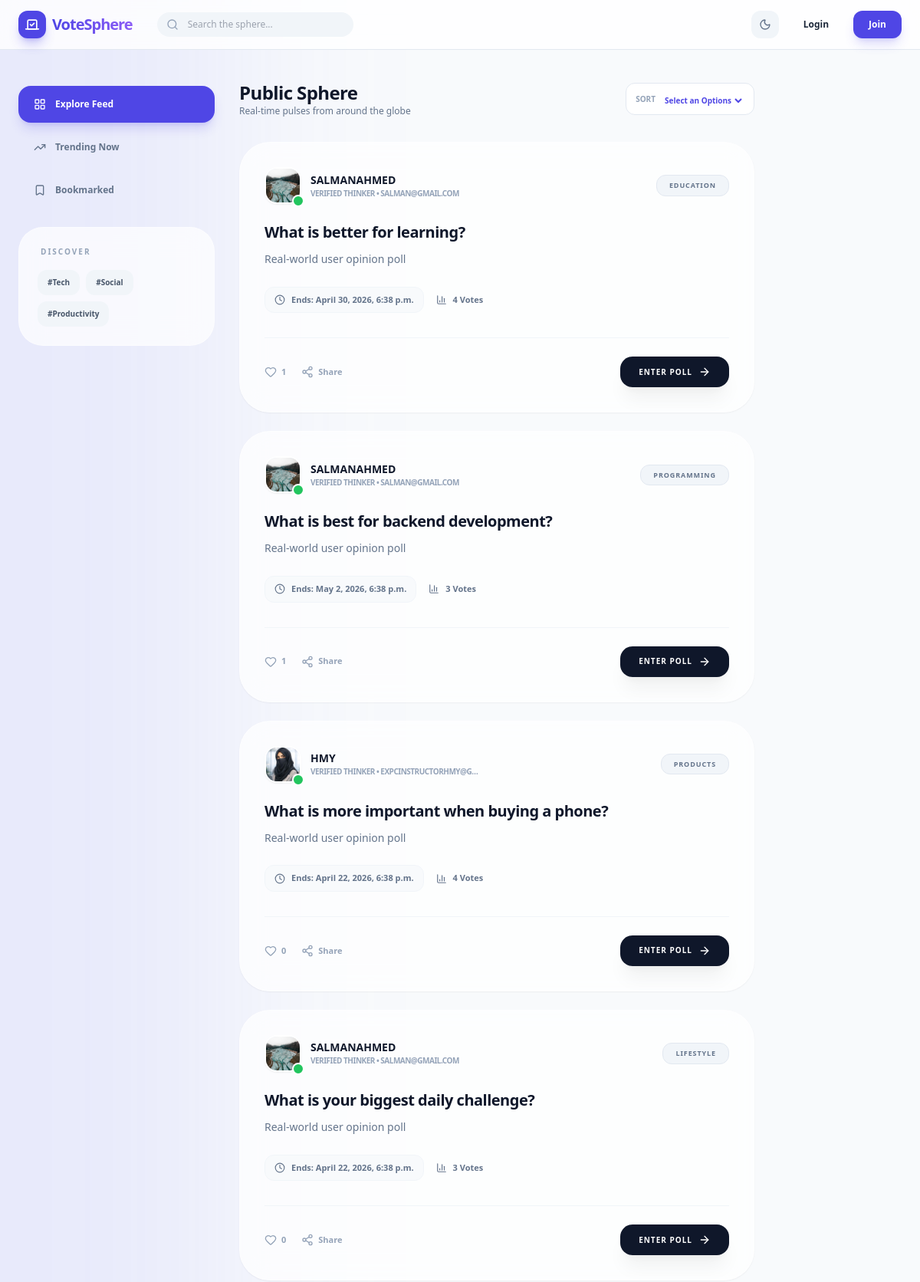
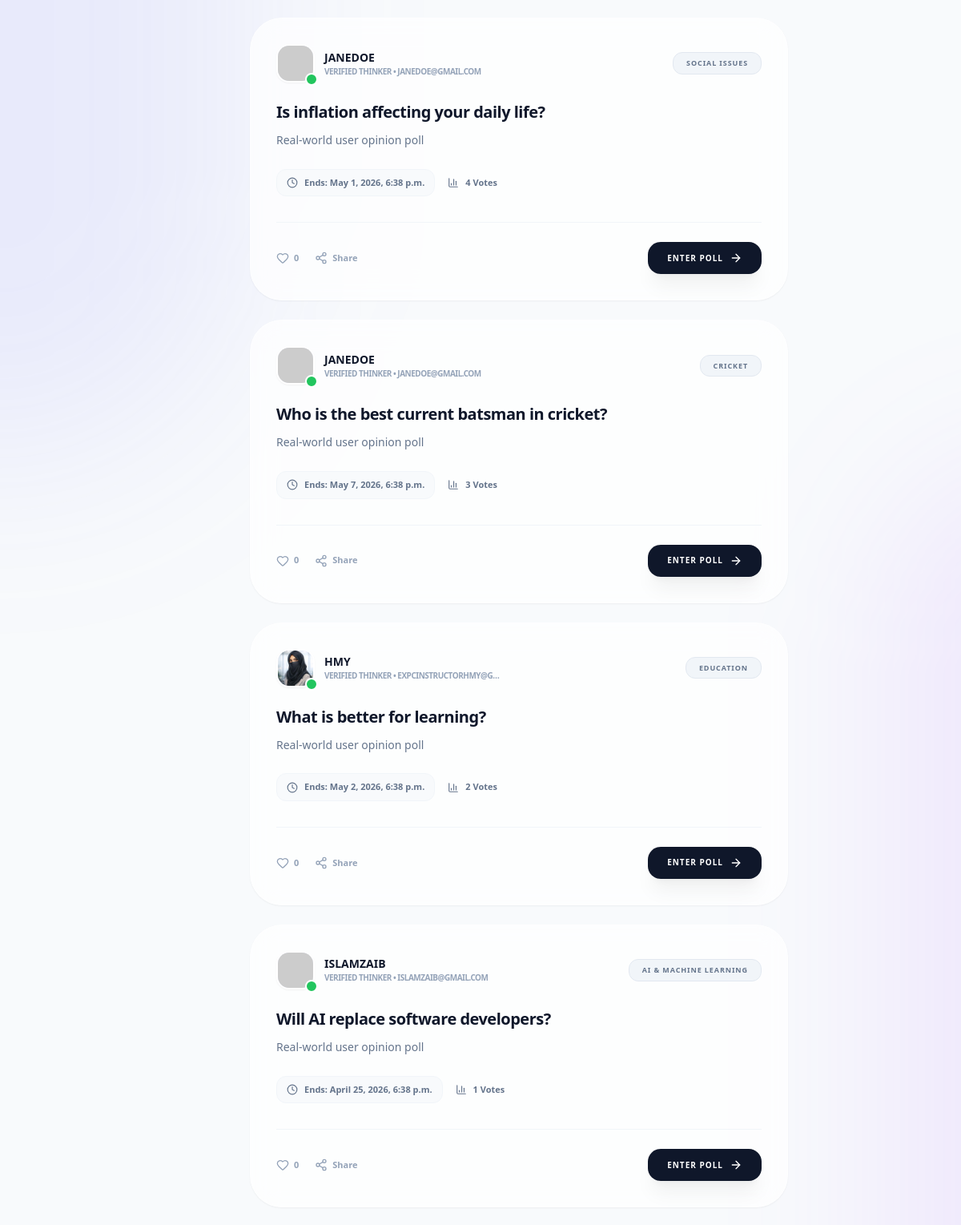
/ques/feeds (upper part), run on the app's committed database (2 pictures, top to bottom).
### questonaries/models.py (models this page shows)
class Question(models.Model):
    ques = models.TextField(null=False)
    q_desc = models.TextField(null=True)
    expiry = models.DateTimeField()
    hashtags = models.TextField(null=True)
    img = models.ImageField(
        upload_to='images/Ques_Covers/%Y/%m/%d/',
        validators=[FileExtensionValidator(
            allowed_extensions=['jpg','jpeg','png','webp', 'gif'],
            message="Only this image formates are allowed: jpg, jpeg, gif, png, webp.")],
          blank=True, null=True
        )
    u_id = models.ForeignKey(User,on_delete=models.CASCADE)
    cat_id = models.ForeignKey(Category,on_delete=models.PROTECT)
    created_at= models.DateTimeField(auto_now_add=True)

class Category(models.Model):
    category = models.CharField(max_length=200)

### users/models.py (models this page shows, shortened)
class UserProfile(models.Model):
    user_id = models.OneToOneField(User,on_delete=models.CASCADE,primary_key=True,related_name='profile')
    profile_picture = models.ImageField(
        upload_to='images/profile_pictures/%Y/%m/%d/',
        validators=[FileExtensionValidator(
            allowed_extensions=['jpg','jpeg','png','webp', 'gif'],
            message="Only this image formates are allowed: jpg, jpeg, gif, png, webp.")],
          blank=True, null=True
        )
    bio = models.TextField(blank=True, max_length=300)
    location = models.CharField(max_length=150, blank=True)
    birth_date = models.DateField(blank=True,null=True)
    created_at = models.DateTimeField(auto_now_add=True)
    uploaded_at = models.DateTimeField(auto_now_add=True)

### questonaries/views.py (the view, shortened to what this page needs)
def feed_view(req):
    hashtag = req.GET.get('hashtag')
    trend_q = req.GET.get('trend_q')
    search = req.GET.get('search')
    sort = req.GET.get('sort')
    user = req.user
    if user.is_authenticated:
        feeds = Question.objects.exclude(u_id=user)
    else:
        feeds = Question.objects.all()
    if search:
        feeds = feeds.filter(
            Q(ques__icontains=search) |
            Q(q_desc__icontains=search) |
            Q(hashtags__icontains=search)
        )
    if hashtag:
        feeds = feeds.filter(hashtags__icontains=hashtag.lower())
    if sort == 'popular':
        feeds = feeds.annotate(
            score=(
                Count('options__vote_click', distinct=True) * 3 +
                Count('postlikes', distinct=True) * 2 +
                Count('comments', distinct=True) * 2 +
                Count('comments__commentsreply', distinct=True)
            )
        ).order_by('-score')
    elif trend_q != "1":
        feeds = feeds.order_by('-created_at')
    ques_with_tags = Question.objects.exclude(hashtags__isnull=True).exclude(hashtags="")
    tags_list = []
    for q in ques_with_tags:
        tags = q.hashtags.split()
        for tag in tags:
            tags_list.append(tag.strip().lower())
    trending_tags = Counter(tags_list).most_common(5)
    feed_array = []
    for f in feeds:
        total_votes = Vote_Click.objects.filter(opt_id__q_id=f).count()
        likes = PostLikes.objects.filter(q_id=f.id).count()
        user_liked = False
        if user.is_authenticated:
            user_liked = PostLikes.objects.filter(
                q_id=f.id,
                user_id=user.id
            ).exists()
        feed_array.append({
            'ques_data': f,
            'ques_vote_count': total_votes,
            'likes': likes,
            'user_liked': user_liked
        })
    context = {
        'feeds': feed_array,
        'trending_tags': trending_tags
    }
    return render(req, "questionaries/Feed.html", context)

### questonaries/Templates/questionaries/Feed.html (shortened to what this page needs)
{% extends 'home/layout.html' %}
{% block content %}
<body class="bg-slate-50 dark:bg-slate-950 text-slate-800 dark:text-slate-200 transition-colors duration-500 min-h-screen font-sans flex flex-col">
    <div class="fixed inset-0 -z-10 overflow-hidden">
    </div>
    <header class="sticky top-0 z-40 bg-white/80 dark:bg-slate-950/80 backdrop-blur-xl border-b border-slate-200 dark:border-slate-800">
        <div class="max-w-7xl mx-auto px-4 sm:px-6 h-16 flex items-center justify-between">
            <div class="flex items-center gap-4 sm:gap-8">
                <a href="{% url 'home' %}" class="flex items-center gap-2 group">
                    <div class="bg-brand-600 p-2 rounded-xl text-white shadow-lg shadow-brand-600/30 transform group-hover:rotate-12 transition-transform">
                        <i data-lucide="vote" class="w-5 h-5"></i>
                    </div>
                    <span class="text-xl font-black tracking-tighter bg-gradient-to-r from-brand-600 to-violet-500 bg-clip-text text-transparent">
                    </span>
                </a>
                <form method="GET">
                    <div class="hidden md:flex relative group">
                        <i data-lucide="search" class="absolute left-3 top-1/2 -translate-y-1/2 w-4 h-4 text-slate-400"></i>
                        <input type="text" placeholder="Search the sphere..." name="search" class="bg-slate-100 dark:bg-slate-900 border-none rounded-2xl py-2 pl-10 pr-4 text-xs w-64 focus:ring-2 focus:ring-brand-600/20 transition-all outline-none">
                    </div>
                </form>
            </div>
            <div class="flex items-center gap-2 sm:gap-4">
                <button onclick="toggleTheme()" class="p-2.5 rounded-xl bg-slate-100 dark:bg-slate-900 text-slate-500 dark:text-slate-400 hover:text-brand-600 transition-all active:scale-90">
                    <i data-lucide="moon" class="w-4 h-4 block dark:hidden"></i>
                </button>
                {% if user.is_authenticated %}
                    <a href="{% url 'create-ques' %}" class="bg-brand-600 hover:bg-brand-700 text-white px-4 py-2.5 rounded-xl text-xs font-black flex items-center gap-2 transition-all shadow-lg shadow-brand-600/20 active:scale-95">
                        <i data-lucide="plus" class="w-4 h-4"></i>
                        <span class="hidden sm:inline">Create Poll</span>
                    </a>
                    <a href="{% url 'Logout' %}" class="bg-brand-600 text-white px-4 py-2 rounded-lg text-xs font-bold hover:bg-brand-700 shadow-md shadow-brand-600/30 transition active:scale-95">Logout</a>
                    <a href="{% url 'profile' %}">
                        <div class="w-8 h-8 rounded-full bg-gradient-to-tr from-brand-600 to-purple-500 p-0.5">
                            <img src="{% if user.profile.profile_picture %}{{user.profile.profile_picture.url}}{% else %}https://api.dicebear.com/7.x/avataaars/svg?seed={{request.user.username}}{% endif %}" class="w-full h-full rounded-full bg-white dark:bg-slate-900" alt="Avatar">
                        </div>
                    </a>
                {% else %}
                    <a href="{% url 'login' %}" class="hidden sm:block text-xs font-bold px-4 py-2 rounded-xl hover:bg-slate-100 dark:hover:bg-slate-900 transition-colors">Login</a>
                    <a href="{% url 'regis' %}" class="bg-brand-600 text-white px-5 py-2.5 rounded-xl text-xs font-black hover:bg-brand-700 shadow-lg shadow-brand-600/20 transition active:scale-95">Join</a>
                {% endif %}
            </div>
        </div>
    </header>
    <div class="max-w-7xl mx-auto w-full px-4 sm:px-6 py-6 lg:py-10 flex gap-8 flex-grow">
        <aside class="hidden lg:flex flex-col gap-6 w-64 sticky top-28 h-fit">
            <div class="space-y-2">
                <a href="{% url 'feeds' %}"
                   class="flex items-center gap-3 px-5 py-4 rounded-2xl text-xs transition-all
                   {% if request.resolver_match.url_name == 'feeds' and not request.GET.trend_q %}
                        bg-brand-600 text-white font-black shadow-lg shadow-brand-600/20
                   {% else %}
                        text-slate-500 hover:bg-white dark:hover:bg-slate-900 font-bold hover:translate-x-1
                   {% endif %}">
                    <i data-lucide="layout-grid" class="w-4 h-4"></i> Explore Feed
                </a>
                <a href="{% url 'feeds' %}?trend_q=1"
                   class="flex items-center gap-3 px-5 py-4 rounded-2xl text-xs transition-all
                   {% if request.GET.trend_q == '1' %}
                        bg-brand-600 text-white font-black shadow-lg shadow-brand-600/20
                   {% else %}
                        text-slate-500 hover:bg-white dark:hover:bg-slate-900 font-bold hover:translate-x-1
                   {% endif %}">
                    <i data-lucide="trending-up" class="w-4 h-4"></i> Trending Now
                </a>
                <a href="#"
                   class="flex items-center gap-3 px-5 py-4 rounded-2xl text-xs transition-all
                   {% if request.resolver_match.url_name == 'bookmarks_url_name' %}
                        bg-brand-600 text-white font-black shadow-lg shadow-brand-600/20
                   {% else %}
                        text-slate-500 hover:bg-white dark:hover:bg-slate-900 font-bold hover:translate-x-1
                   {% endif %}">
                    <i data-lucide="bookmark" class="w-4 h-4"></i> Bookmarked
                </a>
            </div>
            <div class="p-6 glass-card rounded-[2rem]">
                <h3 class="text-[10px] font-black uppercase tracking-[0.2em] text-slate-400 mb-4 px-1">Discover</h3>
                <div class="flex flex-wrap gap-2">
                    <a href="{% url 'feeds' %}?hashtag=tech" class="px-3 py-2 bg-slate-100 dark:bg-slate-800 rounded-xl text-[10px] font-bold text-slate-600 dark:text-slate-300 border border-transparent hover:border-brand-600 cursor-pointer transition-all">#Tech</a>
                    <a href="{% url 'feeds' %}?hashtag=social" class="px-3 py-2 bg-slate-100 dark:bg-slate-800 rounded-xl text-[10px] font-bold text-slate-600 dark:text-slate-300 border border-transparent hover:border-brand-600 cursor-pointer transition-all">#Social</a>
                    <a href="{% url 'feeds' %}?hashtag=Productivity" class="px-3 py-2 bg-slate-100 dark:bg-slate-800 rounded-xl text-[10px] font-bold text-slate-600 dark:text-slate-300 border border-transparent hover:border-brand-600 cursor-pointer transition-all">#Productivity</a>
                </div>
            </div>
        </aside>
        <main class="flex-grow max-w-2xl space-y-6">
            <div class="flex items-center justify-between pb-2">
                <div>
                    <h1 class="text-2xl font-black tracking-tight text-slate-900 dark:text-white">Public Sphere</h1>
                    <p class="text-xs text-slate-500 font-medium">Real-time pulses from around the globe</p>
                </div>
                <div class="flex items-center gap-2 bg-white dark:bg-slate-900 px-3 py-2 rounded-xl border border-slate-200 dark:border-slate-800">
                    <span class="text-[10px] font-black text-slate-400 uppercase">Sort</span>
                    <form method="GET">
                        <select name="sort" onchange="this.form.submit()" class="bg-transparent text-[10px] font-black text-brand-600 outline-none cursor-pointer">
                            <option>Select an Options</option>
                        </select>
                    </form>
                </div>
            </div>
            {% for f in feeds %}
            <a href="{% url 'voting_pole' f.ques_data.id %}">
            <div class="glass-card rounded-[2.5rem] p-6 lg:p-8 shadow-sm transition-all hover:shadow-xl hover:shadow-brand-600/5 group relative overflow-hidden">
                <div class="flex items-center justify-between mb-6">
                    <div class="flex items-center gap-3">
                        <div class="relative">
                            <img src="{% if f.ques_data.u_id.profile.profile_picture %}{{f.ques_data.u_id.profile.profile_picture.url}}{% else %}https://api.dicebear.com/7.x/avataaars/svg?seed={{f.ques_data.u_id.username}}{% endif %}" class="w-12 h-12 rounded-2xl bg-brand-100 dark:bg-brand-900/30 border-2 border-white dark:border-slate-800 shadow-sm" alt="User">
                            <div class="absolute -bottom-1 -right-1 w-4 h-4 bg-green-500 border-2 border-white dark:border-slate-900 rounded-full"></div>
                        </div>
                        <div>
                            <p class="text-sm font-black text-slate-900 dark:text-white">{{f.ques_data.u_id.username|upper}}</p>
                            <p class="text-[10px] text-slate-400 font-bold uppercase tracking-tighter">Verified Thinker • {{f.ques_data.u_id.email|truncatechars:20}}</p>
                        </div>
                    </div>
                    <div class="bg-slate-100 dark:bg-slate-800 text-slate-500 px-4 py-1.5 rounded-xl text-[9px] font-black uppercase tracking-widest border border-slate-200 dark:border-slate-700">
                        {{f.ques_data.cat_id.category|default:"General"}}
                    </div>
                </div>
                <h2 class="text-xl font-black tracking-tight mb-3 leading-tight text-slate-900 dark:text-white group-hover:text-brand-600 transition-colors">
                    {{f.ques_data.ques}}
                </h2>
                <p class="text-slate-500 dark:text-slate-400 text-sm leading-relaxed mb-6 line-clamp-2">
                   {{f.ques_data.q_desc}}
                </p>
                <div class="flex flex-wrap items-center gap-4 mb-8">
                    <div class="flex items-center gap-2 text-slate-500 bg-slate-50 dark:bg-slate-800/50 px-3 py-2 rounded-xl border border-slate-100 dark:border-slate-800">
                        <i data-lucide="clock" class="w-3.5 h-3.5 text-brand-500"></i>
                        <span class="text-[11px] font-black">Ends: {{f.ques_data.expiry}}</span>
                    </div>
                    <div class="flex items-center gap-2 text-slate-500">
                        <i data-lucide="bar-chart-3" class="w-3.5 h-3.5"></i>
                        <span class="text-[11px] font-black">{{f.ques_vote_count}} Votes</span>
                    </div>
                </div>
                <div class="flex items-center justify-between pt-6 border-t border-slate-100 dark:border-slate-800">
                    <div class="flex items-center gap-5">
                        <form method="POST" action="{% url 'post_likes' f.ques_data.id %}">
                        <button type="submit" class="flex items-center gap-1.5 {% if f.user_liked %} text-red-500 {% else %} text-slate-400 {% endif %} hover:text-red-500 transition-colors">
                            <i data-lucide="heart" class="w-4 h-4"></i>
                            <span class="text-[11px] font-black">{{f.likes}}</span>
                        </button>
                        </form>
                        <button class="flex items-center gap-1.5 text-slate-400 hover:text-brand-600 transition-colors">
                            <i data-lucide="share-2" class="w-4 h-4"></i>
                            <span class="text-[11px] font-black">Share</span>
                        </button>
                    </div>
                    <a href="{% url 'voting_pole' f.ques_data.id %}" class="group/btn flex items-center gap-2 bg-slate-900 dark:bg-white text-white dark:text-slate-900 px-6 py-3 rounded-2xl text-[10px] font-black uppercase tracking-widest hover:bg-brand-600 dark:hover:bg-brand-600 hover:text-white transition-all shadow-xl shadow-black/5 active:scale-95">
                        Enter Poll
                        <i data-lucide="arrow-right" class="w-4 h-4 transform group-hover/btn:translate-x-1 transition-transform"></i>
                    </a>
                </div>
            </div>
            </a>
            {% endfor %}
        </main>
    </div>
</body>
{% endblock %}

### questonaries/Templates/questionaries/Feed.html (style rules this page uses)
.glass-card { background: rgba(255, 255, 255, 0.7); backdrop-filter: blur(16px); -webkit-backdrop-filter: blur(16px); border: 1px solid rgba(255, 255, 255, 0.4); }

### data on the page
Question: u_id.profile_picture (picture), ques_data.u_id.username "SALMANAHMED", ques_data.u_id.email "SALMAN@GMAIL.COM", ques_data.cat_id.category "EDUCATION", ques_data.ques "What is better for learning?", ques_data.q_desc "Real-world user opinion poll", ques_data.expiry "April 30, 2026, 6:38 p.m.", ques_vote_count "4", likes "1"
Question: u_id.profile_picture (picture), ques_data.u_id.username "SALMANAHMED", ques_data.u_id.email "SALMAN@GMAIL.COM", ques_data.cat_id.category "PROGRAMMING", ques_data.ques "What is best for backend development?", ques_data.q_desc "Real-world user opinion poll", ques_data.expiry "May 2, 2026, 6:38 p.m.", ques_vote_count "3", likes "1"
Question: u_id.profile_picture (picture), ques_data.u_id.username "HMY", ques_data.u_id.email "EXPCINSTRUCTORHMY@G…", ques_data.cat_id.category "PRODUCTS", ques_data.ques "What is more important when buying a phone?", ques_data.q_desc "Real-world user opinion poll", ques_data.expiry "April 22, 2026, 6:38 p.m.", ques_vote_count "4", likes "0"
Question: u_id.profile_picture (picture), ques_data.u_id.username "SALMANAHMED", ques_data.u_id.email "SALMAN@GMAIL.COM", ques_data.cat_id.category "LIFESTYLE", ques_data.ques "What is your biggest daily challenge?", ques_data.q_desc "Real-world user opinion poll", ques_data.expiry "April 22, 2026, 6:38 p.m.", ques_vote_count "3", likes "0"
Question: ques_data.u_id.username "JANEDOE", ques_data.u_id.email "JANEDOE@GMAIL.COM", ques_data.cat_id.category "SOCIAL ISSUES", ques_data.ques "Is inflation affecting your daily life?", ques_data.q_desc "Real-world user opinion poll", ques_data.expiry "May 1, 2026, 6:38 p.m.", ques_vote_count "4", likes "0"
Question: ques_data.u_id.username "JANEDOE", ques_data.u_id.email "JANEDOE@GMAIL.COM", ques_data.cat_id.category "CRICKET", ques_data.ques "Who is the best current batsman in cricket?", ques_data.q_desc "Real-world user opinion poll", ques_data.expiry "May 7, 2026, 6:38 p.m.", ques_vote_count "3", likes "0"
Question: u_id.profile_picture (picture), ques_data.u_id.username "HMY", ques_data.u_id.email "EXPCINSTRUCTORHMY@G…", ques_data.cat_id.category "EDUCATION", ques_data.ques "What is better for learning?", ques_data.q_desc "Real-world user opinion poll", ques_data.expiry "May 2, 2026, 6:38 p.m.", ques_vote_count "2", likes "0"
Question: ques_data.u_id.username "ISLAMZAIB", ques_data.u_id.email "ISLAMZAIB@GMAIL.COM", ques_data.cat_id.category "AI & MACHINE LEARNING", ques_data.ques "Will AI replace software developers?", ques_data.q_desc "Real-world user opinion poll", ques_data.expiry "April 25, 2026, 6:38 p.m.", ques_vote_count "1", likes "0"
